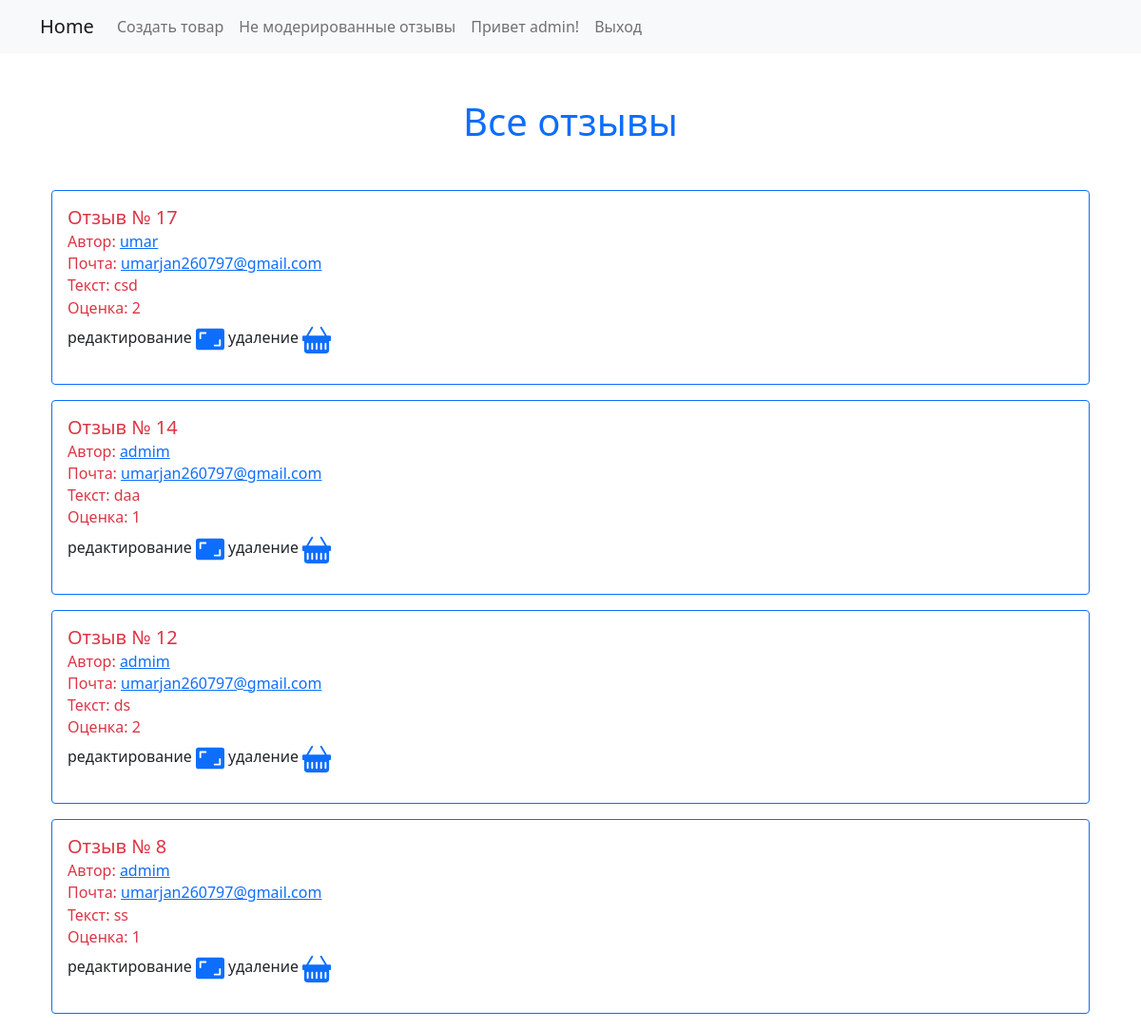
The app's page /reviews/ (signed in), older data.
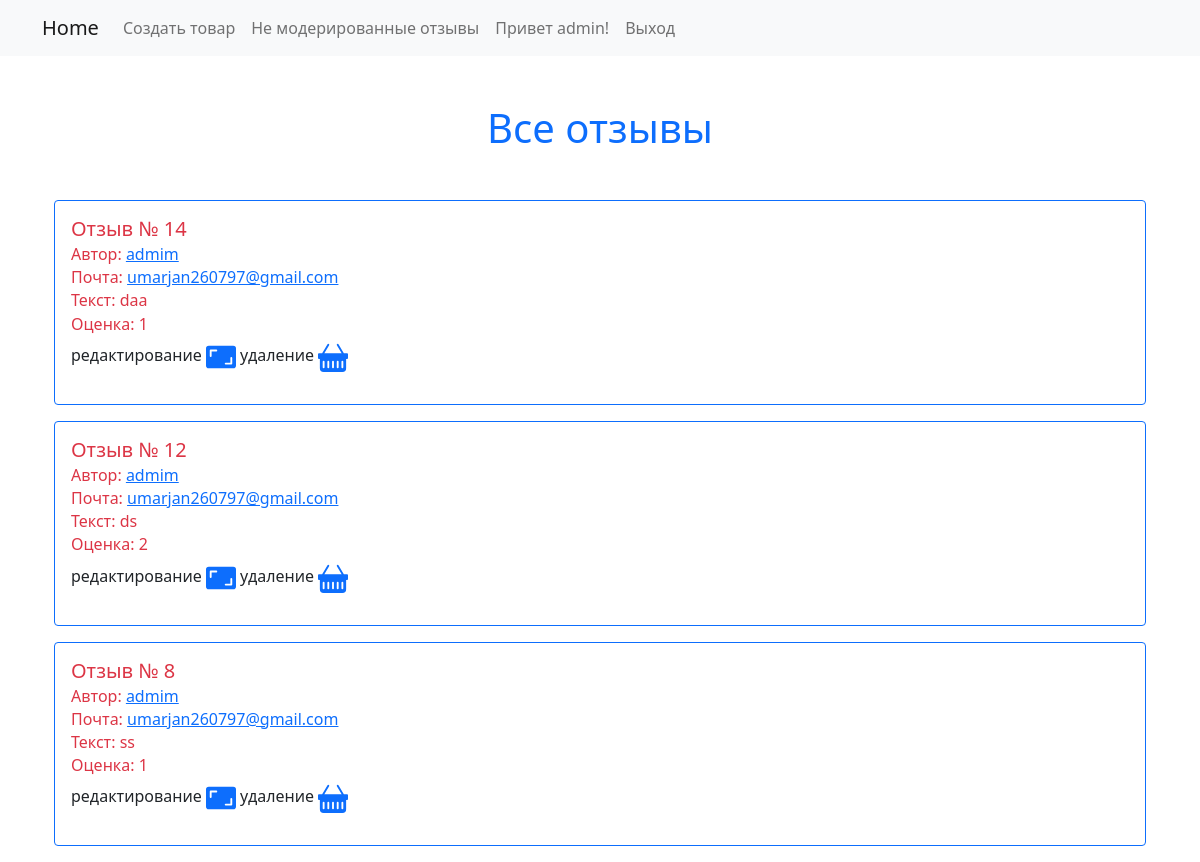
The same page, newer data.
### webapp/models.py (models this page shows, shortened)
class Review(models.Model):
    author = models.ForeignKey(User, on_delete=models.CASCADE, default=1, verbose_name='Автор', related_name='reviews')
    product = models.ForeignKey('webapp.Product',  on_delete=models.CASCADE, verbose_name='Товар',  related_name='reviews')
    text = models.TextField(max_length=2000, verbose_name='Текст отзыва')
    grade = models.IntegerField(verbose_name='Оценка')
    status = models.BooleanField(verbose_name='Статус', default=False)
    created_at = models.DateTimeField(auto_now_add=True, verbose_name="Время создания")
    updated_at = models.DateTimeField(auto_now=True, verbose_name="Время обновления")
    class Meta:
        db_table = 'Reviews'
        verbose_name = 'Отзыв'
        verbose_name_plural = 'Отзывы'
        permissions = [
            ('can_view_false_reviews', 'Может видеть все не модерированные отзывы')
        ]

### webapp/views/reviews.py (the view)
# urls.py: path('reviews/', ReviewView.as_view(), name='review_index'),
class ReviewView(PermissionRequiredMixin, ListView):
    model = Review
    template_name = 'reviews/index.html'
    context_object_name = 'reviews'
    permission_required = 'webapp.can_view_false_reviews'
    def get_context_data(self, *, object_list=None, **kwargs):
        context = super().get_context_data(object_list=object_list, **kwargs)
        reviews = Review.objects.filter(status=False).order_by('-updated_at')
        context['reviews'] = reviews
        return context

### webapp/templates/reviews/index.html (shortened to what this page needs)
{% extends 'base.html' %}
{% block content %}
    <header>
        <div class="container text-center text-primary my-5">
            <h1>Все отзывы</h1>
        </div>
    </header>
    <div class="container">
        <div class="row-cols-1 ">
            {% for review in reviews %}
                    <div class="col my-2">
                        <div class="card border-primary mb-3 ">
                            <div class="card-body">
                                <h5 class="card-title text-danger">Отзыв № {{ review.id }}</h5>
                                <h6 class="card-subtitle mb-2 text-danger">Автор: <a
                                        href="{% url 'accounts:detail' review.author.id %}">{{ review.author.first_name }}</a>
                                </h6>
                                <h6 class="card-subtitle mb-2 text-danger">Почта: <a
                                        href="{% url 'accounts:detail' review.author.id %}">{{ review.author.email }}</a>
                                </h6>
                                <h6 class="card-subtitle mb-2 text-danger">Текст: {{ review.text }}</h6>
                                <h6 class="card-subtitle mb-2 text-danger">Оценка: {{ review.grade }}</h6>
                                <p> редактирование <a href="{% url "webapp:review_update_moder" review.pk %}"></a>
                  удаление  <a href="{% url "webapp:review_delete" review.pk %}"></a></p>
                            </div>
                        </div>
                    </div>
            {% endfor %}
        </div>
    </div>
{% endblock %}

Row changes from the older to the newer data that the page shows:
no longer on this page (row edited): Review: id "17", author.first_name "umar", author.email "umarjan260797@gmail.com", text "csd", grade "2"
